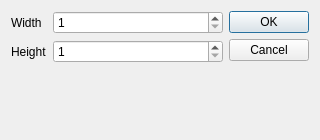
<?xml version="1.0" encoding="UTF-8"?>
<ui version="4.0">
 <class>Dialog</class>
 <widget class="QDialog" name="Dialog">
  <property name="geometry">
   <rect>
    <x>0</x>
    <y>0</y>
    <width>320</width>
    <height>140</height>
   </rect>
  </property>
  <property name="windowTitle">
   <string>New Puzzle</string>
  </property>
  <layout class="QGridLayout" name="gridLayout">
   <item row="0" column="0">
    <layout class="QHBoxLayout" name="horizontalLayout">
     <item>
      <layout class="QFormLayout" name="formLayout">
       <item row="0" column="0">
        <widget class="QLabel" name="label">
         <property name="text">
          <string>Width</string>
         </property>
        </widget>
       </item>
       <item row="0" column="1">
        <widget class="QSpinBox" name="width">
         <property name="minimum">
          <number>1</number>
         </property>
        </widget>
       </item>
       <item row="1" column="0">
        <widget class="QLabel" name="label_2">
         <property name="text">
          <string>Height</string>
         </property>
        </widget>
       </item>
       <item row="1" column="1">
        <widget class="QSpinBox" name="height">
         <property name="minimum">
          <number>1</number>
         </property>
        </widget>
       </item>
      </layout>
     </item>
     <item>
      <widget class="QDialogButtonBox" name="buttonBox">
       <property name="orientation">
        <enum>Qt::Vertical</enum>
       </property>
       <property name="standardButtons">
        <set>QDialogButtonBox::Cancel|QDialogButtonBox::Ok</set>
       </property>
      </widget>
     </item>
    </layout>
   </item>
  </layout>
 </widget>
 <resources/>
 <connections>
  <connection>
   <sender>buttonBox</sender>
   <signal>accepted()</signal>
   <receiver>Dialog</receiver>
   <slot>accept()</slot>
   <hints>
    <hint type="sourcelabel">
     <x>248</x>
     <y>254</y>
    </hint>
    <hint type="destinationlabel">
     <x>157</x>
     <y>274</y>
    </hint>
   </hints>
  </connection>
  <connection>
   <sender>buttonBox</sender>
   <signal>rejected()</signal>
   <receiver>Dialog</receiver>
   <slot>reject()</slot>
   <hints>
    <hint type="sourcelabel">
     <x>316</x>
     <y>260</y>
    </hint>
    <hint type="destinationlabel">
     <x>286</x>
     <y>274</y>
    </hint>
   </hints>
  </connection>
 </connections>
</ui>
